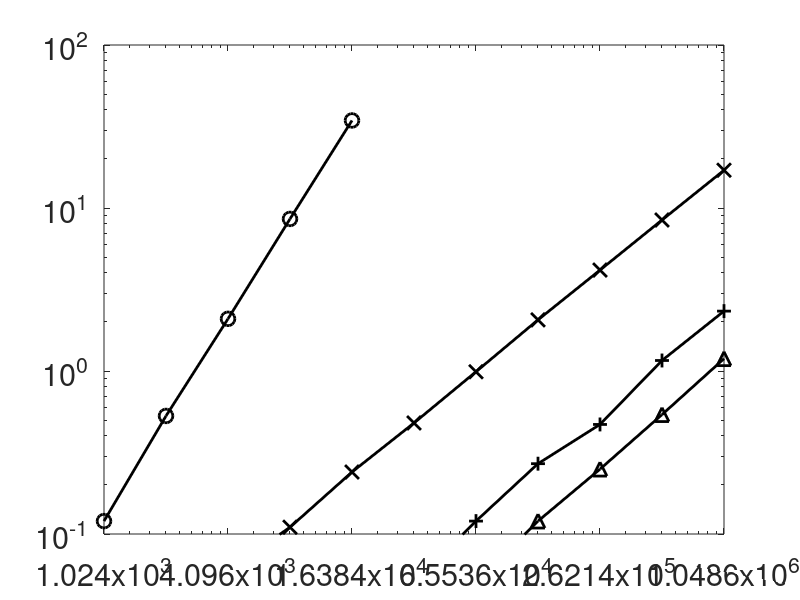
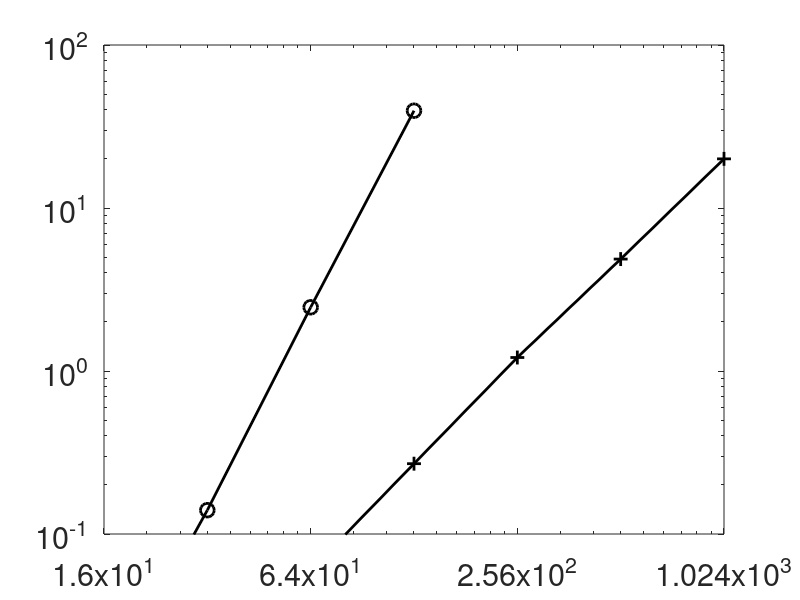
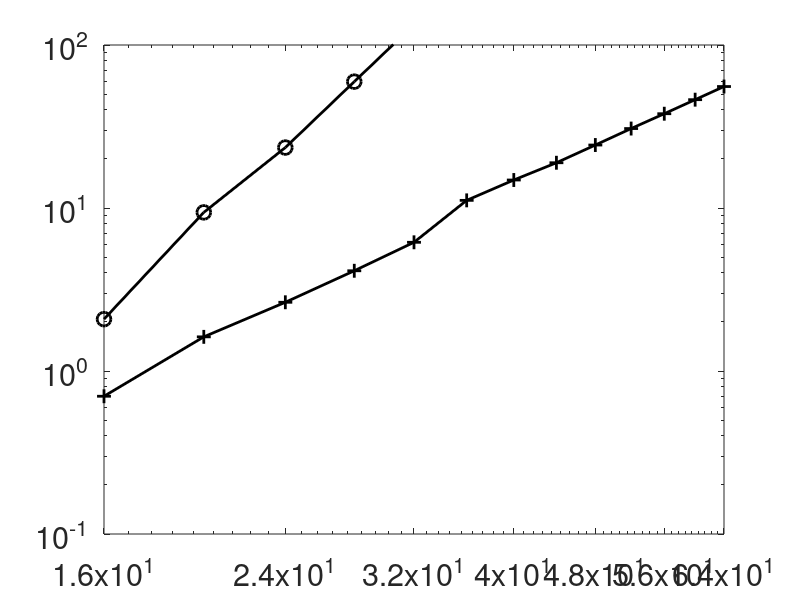
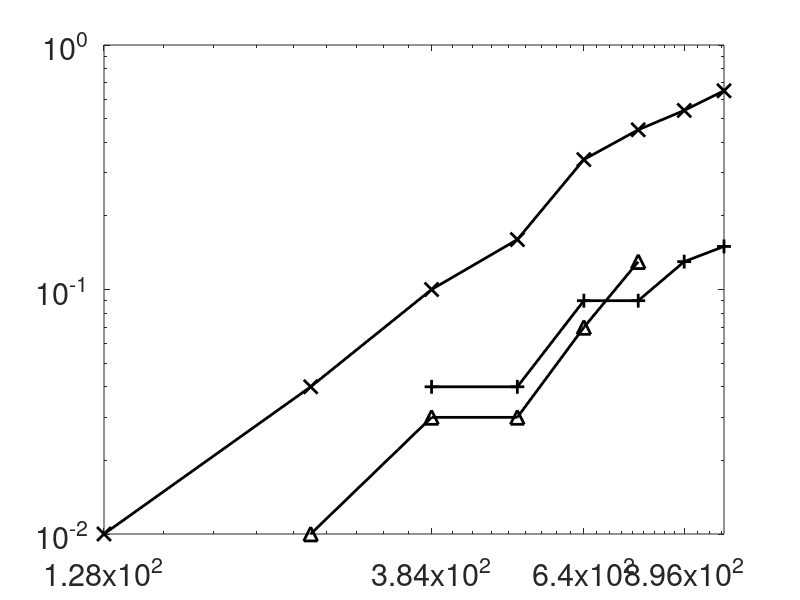

The MATLAB source for these figures, in order:
load timing_1d.dat
timing_1d(timing_1d<0.01)=inf;
N=timing_1d(:,1);
N=N(1:end/3);
anz=size(N,1);
fast1=timing_1d(1:anz,2);
fast2=timing_1d(anz+1:2*anz,2);
fast3=timing_1d(2*anz+1:3*anz,2);
slow=timing_1d(1:anz,3);

h=loglog(N,slow,'k',N,slow,'ko',...
	 N,fast1,'k',N,fast1,'kx',...
	 N,fast2,'k',N,fast2,'k+',...
	 N,fast3,'k',N,fast3,'k^');
axis([2^10 2^20 10^-1 10^2]);
set(h,'LineWidth',2.0); set(h,'Markersize',10);
set(gca,'FontSize',22); set(gca,'XTick',N(1:2:end)); print timing1.eps -deps


load timing_2d.dat
timing_2d(timing_2d<0.01)=inf;
N=timing_2d(:,1);
fast=timing_2d(:,2);
slow=timing_2d(:,3);

h=loglog(N,slow,'k',N,slow,'ko',...
	 N,fast,'k',N,fast,'k+');
axis([2^4 2^10 10^-1 10^2]);
set(h,'LineWidth',2.0); set(h,'Markersize',10);
set(gca,'FontSize',22); set(gca,'XTick',N(1:2:end)); print timing2.eps -deps

load timing_3d.dat
timing_3d(timing_3d<0.01)=inf;
N=timing_3d(:,1);
fast=timing_3d(:,2);
slow=timing_3d(:,3);

h=loglog(N,slow,'k',N,slow,'ko',...
	 N,fast,'k',N,fast,'k+');
axis([2^4 2^6 10^-1 10^2]);
set(h,'LineWidth',2.0); set(h,'Markersize',10);
set(gca,'FontSize',22); set(gca,'XTick',N(1:2:end)); print timing3.eps -deps


load timing_2d_fast1.dat
load timing_2d_fast2.dat
load timing_2d_fast3.dat
timing_2d_fast1(timing_2d_fast1<0.01)=inf;
timing_2d_fast2(timing_2d_fast2<0.01)=inf;
timing_2d_fast3(timing_2d_fast3<0.01)=inf;
N=timing_2d_fast1(:,1);
fast1=timing_2d_fast1(:,2:4);
fast2=timing_2d_fast2(:,2:4);
fast3=[timing_2d_fast3(:,2:4);inf*ones(2,3)];

h=loglog(N,fast1(:,1),'k',N,fast1(:,1),'kx',...
	 N,fast2(:,1),'k',N,fast2(:,1),'k+',...
	 N,fast3(:,1),'k',N,fast3(:,1),'k^');
axis([2^7 2^10 10^-2 10^0]);
set(h,'LineWidth',2.0); set(h,'Markersize',10);
set(gca,'FontSize',22); set(gca,'XTick',N(1:2:end)); print timing4.eps -deps

h=loglog(N,fast1(:,2),'k',N,fast1(:,2),'kx',...
	 N,fast2(:,2),'k',N,fast2(:,2),'k+',...
	 N,fast3(:,2),'k',N,fast3(:,2),'k^');
axis([2^7 2^10 10^-2 10^1]);
set(h,'LineWidth',2.0); set(h,'Markersize',10);
set(gca,'FontSize',22); set(gca,'XTick',N(1:2:end)); print timing5.eps -deps

h=loglog(N,fast1(:,3),'k',N,fast1(:,3),'kx',...
	 N,fast2(:,3),'k',N,fast2(:,3),'k+',...
	 N,fast3(:,3),'k',N,fast3(:,3),'k^');
axis([2^7 2^10 10^-1 10^2]);
set(h,'LineWidth',2.0); set(h,'Markersize',10);
set(gca,'FontSize',22); set(gca,'XTick',N(1:2:end)); print timing6.eps -deps